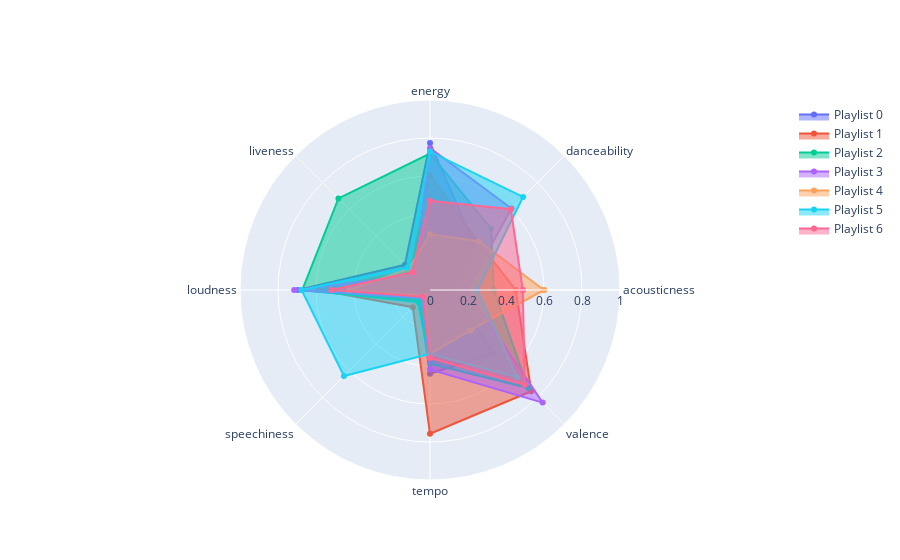

Notebook cell for this chart:
### Code cell
fig = go.Figure()

angles = list(values_df.columns[4:])
angles.append(angles[0])

layoutdict = dict(
            radialaxis=dict(
            visible=True,
            range=[0, 1]
            ))

for i in range(n_clusters):
    subset = values_df[values_df['cluster'] == i]
    data = [np.mean(subset[col]) for col in subset.columns[4:]]
    data.append(data[0])
    fig.add_trace(go.Scatterpolar(
        r=data,
        theta=angles,
        fill='toself',
        name="Playlist " + str(i)))
    
fig.update_layout(
        polar=layoutdict,
        showlegend=True
        )
fig.show()
#     fig.write_image('./visualizations/cluster' + str(i) + '.png')

### Figure 1 — Plotly figure (JSON) as saved in the notebook; plotly's stock layout.template omitted (floating-point values rounded to 4 significant figures)
{"data": [{"fill": "toself", "name": "Playlist 0", "r": [0.1214, 0.3331, 0.7739, 0.1873, 0.6959, 0.07849, 0.4407, 0.4738, 0.1214], "theta": ["acousticness", "danceability", "energy", "liveness", "loudness", "speechiness", "tempo", "valence", "acousticness"], "type": "scatterpolar"}, {"fill": "toself", "name": "Playlist 1", "r": [0.4513, 0.3585, 0.6037, 0.1434, 0.5848, 0.1278, 0.7566, 0.7539, 0.4513], "theta": ["acousticness", "danceability", "energy", "liveness", "loudness", "speechiness", "tempo", "valence", "acousticness"], "type": "scatterpolar"}, {"fill": "toself", "name": "Playlist 2", "r": [0.335, 0.4555, 0.7185, 0.6816, 0.6721, 0.08999, 0.388, 0.7297, 0.335], "theta": ["acousticness", "danceability", "energy", "liveness", "loudness", "speechiness", "tempo", "valence", "acousticness"], "type": "scatterpolar"}, {"fill": "toself", "name": "Playlist 3", "r": [0.1934, 0.6064, 0.7464, 0.1109, 0.715, 0.05859, 0.4182, 0.8381, 0.1934], "theta": ["acousticness", "danceability", "energy", "liveness", "loudness", "speechiness", "tempo", "valence", "acousticness"], "type": "scatterpolar"}, {"fill": "toself", "name": "Playlist 4", "r": [0.5998, 0.3638, 0.2935, 0.1578, 0.4256, 0.04006, 0.3366, 0.3013, 0.5998], "theta": ["acousticness", "danceability", "energy", "liveness", "loudness", "speechiness", "tempo", "valence", "acousticness"], "type": "scatterpolar"}, {"fill": "toself", "name": "Playlist 5", "r": [0.2485, 0.6925, 0.7284, 0.1683, 0.676, 0.6404, 0.3359, 0.6491, 0.2485], "theta": ["acousticness", "danceability", "energy", "liveness", "loudness", "speechiness", "tempo", "valence", "acousticness"], "type": "scatterpolar"}, {"fill": "toself", "name": "Playlist 6", "r": [0.4883, 0.6017, 0.4692, 0.132, 0.5184, 0.05065, 0.3575, 0.7053, 0.4883], "theta": ["acousticness", "danceability", "energy", "liveness", "loudness", "speechiness", "tempo", "valence", "acousticness"], "type": "scatterpolar"}], "layout": {"polar": {"radialaxis": {"range": [0, 1], "visible": true}}, "showlegend": true}}
